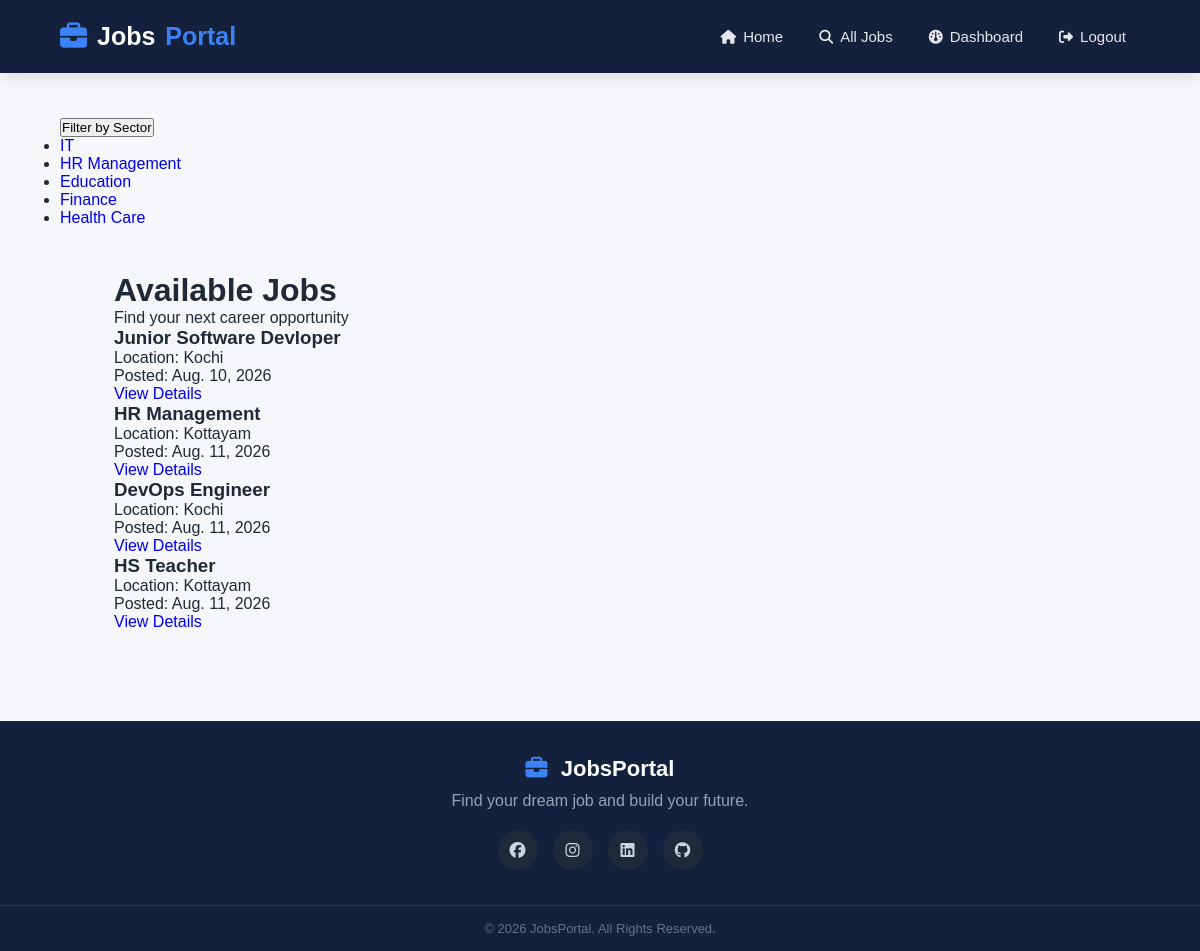
Page /all-jobs (signed in) on the committed database.
### jobs/models.py (models this page shows, shortened)
class Sectors(models.Model):
    name=models.CharField(max_length=50)

class Jobs(models.Model):
    title=models.CharField(max_length=100)
    sector=models.ForeignKey(Sectors,on_delete=models.CASCADE)
    company=models.ForeignKey(Company,on_delete=models.CASCADE)
    location=models.CharField(max_length=50)
    description=models.TextField()
    salary=models.CharField(max_length=50)
    post_date=models.DateField(auto_now_add=True)
    slug=models.SlugField(blank=True)
    is_active=models.BooleanField(default=True)

### jobs/views.py (the view)
# urls.py: path("all-jobs",views.allJobs,name="all_jobs"),
@login_required
def allJobs(request,sector=None):
    if sector:
        job_posts=Jobs.objects.filter(sector__id=sector)
    else:
        job_posts=Jobs.objects.all()
    return render(request,"all-jobs.html",{'jobs':job_posts})

### jobs/context_processors.py (called while the page is built)
def allSectors(request):
    all_sectors=Sectors.objects.all()
    return dict(sectors=all_sectors)

### templates/all-jobs.html (shortened to what this page needs)
{% extends 'base.html' %}
{% block content %}
<nav>
    <div>
        <button type="button" data-bs-toggle="dropdown" aria-expanded="false">
            Filter by Sector
        </button>
        <ul>
            {% for sector in sectors %}
            <li><a href="{% url 'jobs_by_category' sector.id %}">{{ sector.name }}</a></li>
            {% endfor %}
        </ul>
    </div>
</nav>
<main>
    <div>
        <h1>Available Jobs</h1>
        <p>Find your next career opportunity</p>
    </div>
    <section>
        {% if jobs %}
        <div>
            {% for job in jobs %}
            <div>
                <h3>{{ job.title }}</h3>
                <div>
                    <span>Location:</span>
                    <span>{{ job.location }}</span>
                </div>
                <div>
                    <span>Posted:</span>
                    <span>{{ job.post_date }}</span>
                </div>
                <div>
                    <a href="{% url 'job_detail' job.id %}">View Details</a>
                </div>
            </div>
            {% endfor %}
        </div>
        {% else %}
        <div>
            <h3>No Jobs Found</h3>
            <p>Sorry, there are currently no jobs available.</p>
            <a href="{% url 'all_jobs' %}">View All Jobs</a>
        </div>
        {% endif %}
    </section>
</main>
{% endblock %}

### static/css/styles.css (style rules this page uses)
* { margin: 0; padding: 0; box-sizing: border-box; }
body { font-family: Arial, Helvetica, sans-serif; background: #f5f7fb; color: #1f2937; min-height: 100vh; display: flex; flex-direction: column; }
a { text-decoration: none; }
main { width: 90%; max-width: 1200px; margin: 45px auto; flex: 1; }

### rows in the picture
Sectors: name "IT"
Sectors: name "HR Management"
Sectors: name "Education"
Sectors: name "Finance"
Sectors: name "Health Care"
Jobs: title "Junior Software Devloper", location "Kochi", post_date "Aug. 10, 2026"
Jobs: title "HR Management", location "Kottayam", post_date "Aug. 11, 2026"
Jobs: title "DevOps Engineer", location "Kochi", post_date "Aug. 11, 2026"
Jobs: title "HS Teacher", location "Kottayam", post_date "Aug. 11, 2026"
